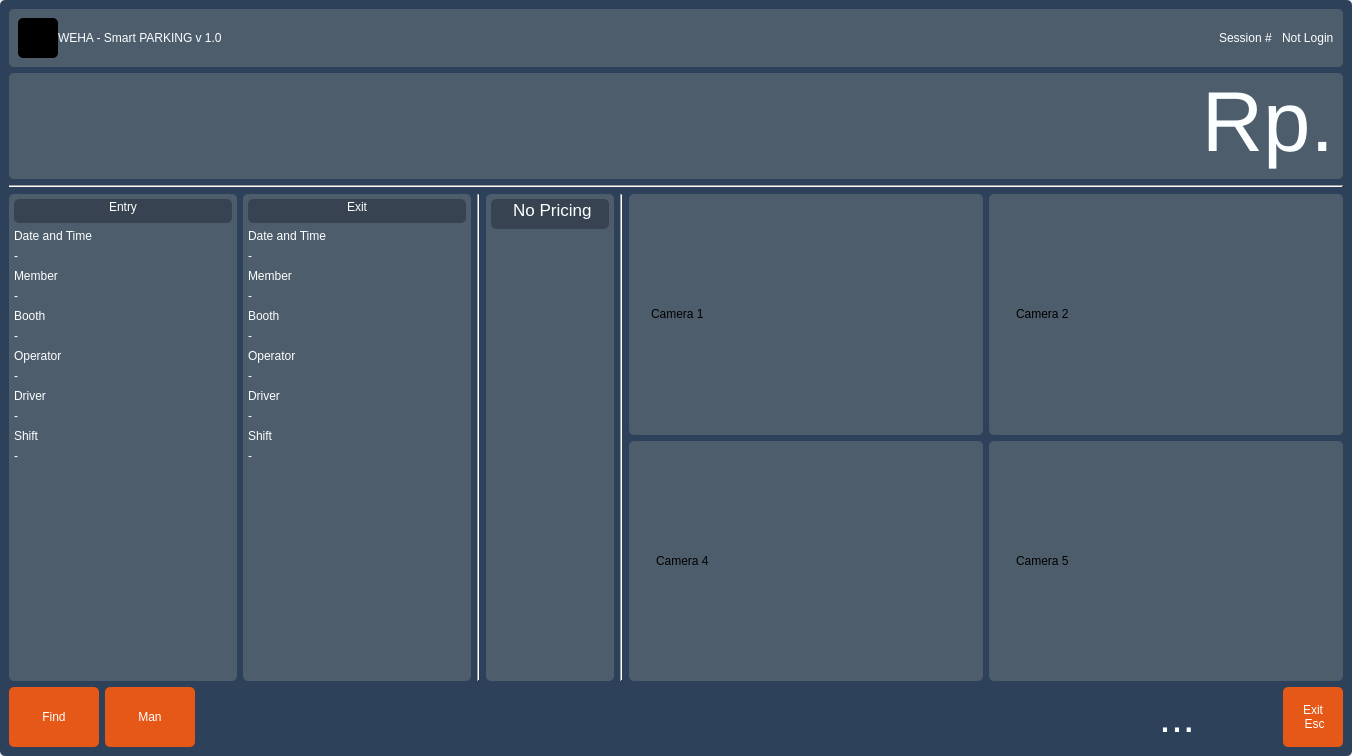
<?xml version="1.0" encoding="UTF-8"?>
<ui version="4.0">
 <class>Form</class>
 <widget class="QWidget" name="Form">
  <property name="geometry">
   <rect>
    <x>0</x>
    <y>0</y>
    <width>1352</width>
    <height>756</height>
   </rect>
  </property>
  <property name="windowTitle">
   <string>Form</string>
  </property>
  <layout class="QHBoxLayout" name="horizontalLayout">
   <property name="leftMargin">
    <number>0</number>
   </property>
   <property name="topMargin">
    <number>0</number>
   </property>
   <property name="rightMargin">
    <number>0</number>
   </property>
   <property name="bottomMargin">
    <number>0</number>
   </property>
   <item>
    <widget class="QFrame" name="MainFrame">
     <property name="styleSheet">
      <string notr="true">QFrame#MainFrame{
	background-color: rgb(45, 65, 90);
	border-radius: 5px;
	border-color: rgb(107, 108, 108);
	border-width: 1px;
	
}
</string>
     </property>
     <property name="frameShape">
      <enum>QFrame::StyledPanel</enum>
     </property>
     <property name="frameShadow">
      <enum>QFrame::Raised</enum>
     </property>
     <layout class="QVBoxLayout" name="verticalLayout_3" stretch="0,0,0,0">
      <item>
       <widget class="QFrame" name="HeaderFrame">
        <property name="styleSheet">
         <string notr="true">QFrame{
	background-color: rgb(78, 93, 108);
	border-radius: 5px;
}
</string>
        </property>
        <layout class="QHBoxLayout" name="horizontalLayout_2" stretch="0,0,1,0,0">
         <property name="spacing">
          <number>0</number>
         </property>
         <item>
          <widget class="QLabel" name="label">
           <property name="minimumSize">
            <size>
             <width>40</width>
             <height>40</height>
            </size>
           </property>
           <property name="maximumSize">
            <size>
             <width>40</width>
             <height>40</height>
            </size>
           </property>
           <property name="styleSheet">
            <string notr="true">background-color: rgb(0,0,0);
color: rgb(255, 255, 255);</string>
           </property>
           <property name="text">
            <string/>
           </property>
           <property name="pixmap">
            <pixmap>../images/mulia.png</pixmap>
           </property>
           <property name="scaledContents">
            <bool>true</bool>
           </property>
          </widget>
         </item>
         <item>
          <widget class="QLabel" name="label_2">
           <property name="styleSheet">
            <string notr="true">QLabel{
	color: rgb(252, 255, 255);
}</string>
           </property>
           <property name="text">
            <string>WEHA - Smart PARKING v 1.0</string>
           </property>
           <property name="margin">
            <number>10</number>
           </property>
          </widget>
         </item>
         <item>
          <widget class="QLabel" name="label_3">
           <property name="styleSheet">
            <string notr="true"/>
           </property>
           <property name="text">
            <string/>
           </property>
          </widget>
         </item>
         <item>
          <widget class="QLabel" name="SessionLabel">
           <property name="styleSheet">
            <string notr="true">QLabel{
	color: rgb(252, 255, 255);
}</string>
           </property>
           <property name="text">
            <string>Session #</string>
           </property>
           <property name="margin">
            <number>10</number>
           </property>
           <property name="indent">
            <number>10</number>
           </property>
          </widget>
         </item>
         <item>
          <widget class="QLabel" name="LoginLabel">
           <property name="styleSheet">
            <string notr="true">QLabel{
	color: rgb(252, 255, 255);
}</string>
           </property>
           <property name="text">
            <string>Not Login</string>
           </property>
           <property name="margin">
            <number>10</number>
           </property>
           <property name="indent">
            <number>10</number>
           </property>
          </widget>
         </item>
        </layout>
       </widget>
      </item>
      <item>
       <widget class="QFrame" name="TransactionFrame">
        <property name="styleSheet">
         <string notr="true">QFrame{
	background-color: rgb(78, 93, 108);
	border-radius: 5px;
}
</string>
        </property>
        <layout class="QVBoxLayout" name="verticalLayout_4">
         <property name="topMargin">
          <number>1</number>
         </property>
         <item>
          <widget class="QLabel" name="ShowLabel">
           <property name="font">
            <font>
             <pointsize>64</pointsize>
            </font>
           </property>
           <property name="layoutDirection">
            <enum>Qt::LeftToRight</enum>
           </property>
           <property name="styleSheet">
            <string notr="true">QLabel{
	color: rgb(252, 255, 255);
}</string>
           </property>
           <property name="text">
            <string>Rp.</string>
           </property>
           <property name="alignment">
            <set>Qt::AlignRight|Qt::AlignTrailing|Qt::AlignVCenter</set>
           </property>
          </widget>
         </item>
        </layout>
       </widget>
      </item>
      <item>
       <layout class="QVBoxLayout" name="BodyLayout" stretch="0,1">
        <property name="topMargin">
         <number>0</number>
        </property>
        <property name="bottomMargin">
         <number>0</number>
        </property>
        <item>
         <widget class="Line" name="line_4">
          <property name="orientation">
           <enum>Qt::Horizontal</enum>
          </property>
         </widget>
        </item>
        <item>
         <layout class="QHBoxLayout" name="horizontalLayout_4" stretch="0,0,0,0,0,1">
          <item>
           <layout class="QVBoxLayout" name="verticalLayout_2" stretch="0">
            <property name="topMargin">
             <number>0</number>
            </property>
            <property name="bottomMargin">
             <number>0</number>
            </property>
            <item>
             <widget class="QFrame" name="verticalFrame">
              <property name="styleSheet">
               <string notr="true">QFrame{
	background-color: rgb(78, 93, 108);
	border-radius: 5px;
}
</string>
              </property>
              <layout class="QVBoxLayout" name="verticalLayout">
               <property name="leftMargin">
                <number>5</number>
               </property>
               <property name="topMargin">
                <number>5</number>
               </property>
               <property name="rightMargin">
                <number>5</number>
               </property>
               <property name="bottomMargin">
                <number>5</number>
               </property>
               <item>
                <widget class="QFrame" name="verticalFrame">
                 <property name="styleSheet">
                  <string notr="true">QFrame{
	background-color: rgb(56, 67, 81);
	border-radius: 5px;
}
</string>
                 </property>
                 <layout class="QVBoxLayout" name="verticalLayout_5">
                  <property name="topMargin">
                   <number>1</number>
                  </property>
                  <item>
                   <widget class="QLabel" name="label_7">
                    <property name="minimumSize">
                     <size>
                      <width>200</width>
                      <height>0</height>
                     </size>
                    </property>
                    <property name="maximumSize">
                     <size>
                      <width>200</width>
                      <height>16777215</height>
                     </size>
                    </property>
                    <property name="styleSheet">
                     <string notr="true">QLabel{
	color: rgb(252, 255, 255);
}</string>
                    </property>
                    <property name="text">
                     <string>Entry</string>
                    </property>
                    <property name="alignment">
                     <set>Qt::AlignCenter</set>
                    </property>
                   </widget>
                  </item>
                 </layout>
                </widget>
               </item>
               <item>
                <widget class="QLabel" name="label_4">
                 <property name="styleSheet">
                  <string notr="true">QLabel{
	color: rgb(252, 255, 255);
}
</string>
                 </property>
                 <property name="text">
                  <string>Date and Time</string>
                 </property>
                </widget>
               </item>
               <item>
                <widget class="QLabel" name="label_8">
                 <property name="styleSheet">
                  <string notr="true">QLabel{
	color: rgb(252, 255, 255);
}
</string>
                 </property>
                 <property name="text">
                  <string>-</string>
                 </property>
                </widget>
               </item>
               <item>
                <widget class="QLabel" name="label_9">
                 <property name="styleSheet">
                  <string notr="true">QLabel{
	color: rgb(252, 255, 255);
}
</string>
                 </property>
                 <property name="text">
                  <string>Member</string>
                 </property>
                </widget>
               </item>
               <item>
                <widget class="QLabel" name="label_10">
                 <property name="styleSheet">
                  <string notr="true">QLabel{
	color: rgb(252, 255, 255);
}
</string>
                 </property>
                 <property name="text">
                  <string>-</string>
                 </property>
                </widget>
               </item>
               <item>
                <widget class="QLabel" name="label_11">
                 <property name="styleSheet">
                  <string notr="true">QLabel{
	color: rgb(252, 255, 255);
}
</string>
                 </property>
                 <property name="text">
                  <string>Booth</string>
                 </property>
                </widget>
               </item>
               <item>
                <widget class="QLabel" name="label_12">
                 <property name="styleSheet">
                  <string notr="true">QLabel{
	color: rgb(252, 255, 255);
}
</string>
                 </property>
                 <property name="text">
                  <string>-</string>
                 </property>
                </widget>
               </item>
               <item>
                <widget class="QLabel" name="label_19">
                 <property name="styleSheet">
                  <string notr="true">QLabel{
	color: rgb(252, 255, 255);
}
</string>
                 </property>
                 <property name="text">
                  <string>Operator</string>
                 </property>
                </widget>
               </item>
               <item>
                <widget class="QLabel" name="label_20">
                 <property name="styleSheet">
                  <string notr="true">QLabel{
	color: rgb(252, 255, 255);
}
</string>
                 </property>
                 <property name="text">
                  <string>-</string>
                 </property>
                </widget>
               </item>
               <item>
                <widget class="QLabel" name="label_14">
                 <property name="styleSheet">
                  <string notr="true">QLabel{
	color: rgb(252, 255, 255);
}
</string>
                 </property>
                 <property name="text">
                  <string>Driver</string>
                 </property>
                </widget>
               </item>
               <item>
                <widget class="QLabel" name="label_15">
                 <property name="styleSheet">
                  <string notr="true">QLabel{
	color: rgb(252, 255, 255);
}
</string>
                 </property>
                 <property name="text">
                  <string>-</string>
                 </property>
                </widget>
               </item>
               <item>
                <widget class="QLabel" name="label_16">
                 <property name="styleSheet">
                  <string notr="true">QLabel{
	color: rgb(252, 255, 255);
}
</string>
                 </property>
                 <property name="text">
                  <string>Shift</string>
                 </property>
                </widget>
               </item>
               <item>
                <widget class="QLabel" name="label_17">
                 <property name="styleSheet">
                  <string notr="true">QLabel{
	color: rgb(252, 255, 255);
}
</string>
                 </property>
                 <property name="text">
                  <string>-</string>
                 </property>
                </widget>
               </item>
               <item>
                <spacer name="verticalSpacer_2">
                 <property name="orientation">
                  <enum>Qt::Vertical</enum>
                 </property>
                 <property name="sizeHint" stdset="0">
                  <size>
                   <width>20</width>
                   <height>40</height>
                  </size>
                 </property>
                </spacer>
               </item>
              </layout>
             </widget>
            </item>
           </layout>
          </item>
          <item>
           <widget class="QFrame" name="verticalFrame">
            <property name="styleSheet">
             <string notr="true">QFrame{
	background-color: rgb(78, 93, 108);
	border-radius: 5px;
}
</string>
            </property>
            <layout class="QVBoxLayout" name="verticalLayout_11">
             <property name="leftMargin">
              <number>5</number>
             </property>
             <property name="topMargin">
              <number>5</number>
             </property>
             <property name="rightMargin">
              <number>5</number>
             </property>
             <property name="bottomMargin">
              <number>5</number>
             </property>
             <item>
              <widget class="QFrame" name="verticalFrame">
               <property name="styleSheet">
                <string notr="true">QFrame{
	background-color: rgb(56, 67, 81);
	border-radius: 5px;
}
</string>
               </property>
               <layout class="QVBoxLayout" name="verticalLayout_12">
                <property name="topMargin">
                 <number>1</number>
                </property>
                <item>
                 <widget class="QLabel" name="label_6">
                  <property name="minimumSize">
                   <size>
                    <width>200</width>
                    <height>0</height>
                   </size>
                  </property>
                  <property name="maximumSize">
                   <size>
                    <width>200</width>
                    <height>16777215</height>
                   </size>
                  </property>
                  <property name="styleSheet">
                   <string notr="true">QLabel{
	color: rgb(252, 255, 255);
}</string>
                  </property>
                  <property name="text">
                   <string>Exit</string>
                  </property>
                  <property name="alignment">
                   <set>Qt::AlignCenter</set>
                  </property>
                 </widget>
                </item>
               </layout>
              </widget>
             </item>
             <item>
              <widget class="QLabel" name="label_23">
               <property name="styleSheet">
                <string notr="true">QLabel{
	color: rgb(252, 255, 255);
}</string>
               </property>
               <property name="text">
                <string>Date and Time</string>
               </property>
              </widget>
             </item>
             <item>
              <widget class="QLabel" name="label_24">
               <property name="styleSheet">
                <string notr="true">QLabel{
	color: rgb(252, 255, 255);
}</string>
               </property>
               <property name="text">
                <string>-</string>
               </property>
              </widget>
             </item>
             <item>
              <widget class="QLabel" name="label_25">
               <property name="styleSheet">
                <string notr="true">QLabel{
	color: rgb(252, 255, 255);
}</string>
               </property>
               <property name="text">
                <string>Member</string>
               </property>
              </widget>
             </item>
             <item>
              <widget class="QLabel" name="label_13">
               <property name="styleSheet">
                <string notr="true">QLabel{
	color: rgb(252, 255, 255);
}</string>
               </property>
               <property name="text">
                <string>-</string>
               </property>
              </widget>
             </item>
             <item>
              <widget class="QLabel" name="label_18">
               <property name="styleSheet">
                <string notr="true">QLabel{
	color: rgb(252, 255, 255);
}</string>
               </property>
               <property name="text">
                <string>Booth</string>
               </property>
              </widget>
             </item>
             <item>
              <widget class="QLabel" name="label_26">
               <property name="styleSheet">
                <string notr="true">QLabel{
	color: rgb(252, 255, 255);
}</string>
               </property>
               <property name="text">
                <string>-</string>
               </property>
              </widget>
             </item>
             <item>
              <widget class="QLabel" name="label_27">
               <property name="styleSheet">
                <string notr="true">QLabel{
	color: rgb(252, 255, 255);
}</string>
               </property>
               <property name="text">
                <string>Operator</string>
               </property>
              </widget>
             </item>
             <item>
              <widget class="QLabel" name="label_28">
               <property name="styleSheet">
                <string notr="true">QLabel{
	color: rgb(252, 255, 255);
}</string>
               </property>
               <property name="text">
                <string>-</string>
               </property>
              </widget>
             </item>
             <item>
              <widget class="QLabel" name="label_29">
               <property name="styleSheet">
                <string notr="true">QLabel{
	color: rgb(252, 255, 255);
}</string>
               </property>
               <property name="text">
                <string>Driver</string>
               </property>
              </widget>
             </item>
             <item>
              <widget class="QLabel" name="label_30">
               <property name="styleSheet">
                <string notr="true">QLabel{
	color: rgb(252, 255, 255);
}</string>
               </property>
               <property name="text">
                <string>-</string>
               </property>
              </widget>
             </item>
             <item>
              <widget class="QLabel" name="label_31">
               <property name="styleSheet">
                <string notr="true">QLabel{
	color: rgb(252, 255, 255);
}</string>
               </property>
               <property name="text">
                <string>Shift</string>
               </property>
              </widget>
             </item>
             <item>
              <widget class="QLabel" name="label_32">
               <property name="styleSheet">
                <string notr="true">QLabel{
	color: rgb(252, 255, 255);
}</string>
               </property>
               <property name="text">
                <string>-</string>
               </property>
              </widget>
             </item>
             <item>
              <spacer name="verticalSpacer_3">
               <property name="orientation">
                <enum>Qt::Vertical</enum>
               </property>
               <property name="sizeHint" stdset="0">
                <size>
                 <width>20</width>
                 <height>40</height>
                </size>
               </property>
              </spacer>
             </item>
            </layout>
           </widget>
          </item>
          <item>
           <widget class="Line" name="line_2">
            <property name="orientation">
             <enum>Qt::Vertical</enum>
            </property>
           </widget>
          </item>
          <item>
           <widget class="QFrame" name="PricingFrame">
            <property name="styleSheet">
             <string notr="true">QFrame{
	background-color: rgb(78, 93, 108);
	border-radius: 5px;
}
</string>
            </property>
            <layout class="QVBoxLayout" name="verticalLayout_7">
             <property name="leftMargin">
              <number>5</number>
             </property>
             <property name="topMargin">
              <number>5</number>
             </property>
             <property name="rightMargin">
              <number>5</number>
             </property>
             <property name="bottomMargin">
              <number>5</number>
             </property>
             <item>
              <widget class="QFrame" name="verticalFrame">
               <property name="styleSheet">
                <string notr="true">QFrame{
	background-color: rgb(56, 67, 81);
	border-radius: 5px;
}
</string>
               </property>
               <layout class="QVBoxLayout" name="verticalLayout_10">
                <property name="topMargin">
                 <number>1</number>
                </property>
                <item>
                 <widget class="QLabel" name="PricingLabel">
                  <property name="minimumSize">
                   <size>
                    <width>100</width>
                    <height>0</height>
                   </size>
                  </property>
                  <property name="maximumSize">
                   <size>
                    <width>100</width>
                    <height>16777215</height>
                   </size>
                  </property>
                  <property name="font">
                   <font>
                    <pointsize>13</pointsize>
                   </font>
                  </property>
                  <property name="styleSheet">
                   <string notr="true">QLabel{
	color: rgb(252, 255, 255);
}</string>
                  </property>
                  <property name="text">
                   <string> No Pricing</string>
                  </property>
                  <property name="alignment">
                   <set>Qt::AlignCenter</set>
                  </property>
                 </widget>
                </item>
               </layout>
              </widget>
             </item>
             <item>
              <spacer name="verticalSpacer">
               <property name="orientation">
                <enum>Qt::Vertical</enum>
               </property>
               <property name="sizeHint" stdset="0">
                <size>
                 <width>20</width>
                 <height>40</height>
                </size>
               </property>
              </spacer>
             </item>
            </layout>
           </widget>
          </item>
          <item>
           <widget class="Line" name="line_3">
            <property name="orientation">
             <enum>Qt::Vertical</enum>
            </property>
           </widget>
          </item>
          <item>
           <layout class="QGridLayout" name="gridLayout">
            <item row="0" column="1">
             <widget class="QFrame" name="horizontalFrame">
              <property name="styleSheet">
               <string notr="true">QFrame{
	background-color: rgb(78, 93, 108);
	border-radius: 5px;
}
</string>
              </property>
              <layout class="QHBoxLayout" name="horizontalLayout_6">
               <item>
                <widget class="QLabel" name="label_5">
                 <property name="minimumSize">
                  <size>
                   <width>300</width>
                   <height>200</height>
                  </size>
                 </property>
                 <property name="maximumSize">
                  <size>
                   <width>300</width>
                   <height>200</height>
                  </size>
                 </property>
                 <property name="text">
                  <string>Camera 2</string>
                 </property>
                </widget>
               </item>
              </layout>
             </widget>
            </item>
            <item row="1" column="0">
             <widget class="QFrame" name="horizontalFrame_2">
              <property name="styleSheet">
               <string notr="true">QFrame{
	background-color: rgb(78, 93, 108);
	border-radius: 5px;
}
</string>
              </property>
              <layout class="QHBoxLayout" name="horizontalLayout_7">
               <item>
                <widget class="QLabel" name="label_21">
                 <property name="minimumSize">
                  <size>
                   <width>300</width>
                   <height>200</height>
                  </size>
                 </property>
                 <property name="maximumSize">
                  <size>
                   <width>300</width>
                   <height>200</height>
                  </size>
                 </property>
                 <property name="text">
                  <string>Camera 4</string>
                 </property>
                </widget>
               </item>
              </layout>
             </widget>
            </item>
            <item row="0" column="0">
             <widget class="QFrame" name="horizontalFrame">
              <property name="styleSheet">
               <string notr="true">QFrame{
	background-color: rgb(78, 93, 108);
	border-radius: 5px;
}
</string>
              </property>
              <layout class="QHBoxLayout" name="horizontalLayout_5">
               <property name="leftMargin">
                <number>0</number>
               </property>
               <item>
                <widget class="QLabel" name="image_label">
                 <property name="minimumSize">
                  <size>
                   <width>300</width>
                   <height>200</height>
                  </size>
                 </property>
                 <property name="maximumSize">
                  <size>
                   <width>300</width>
                   <height>200</height>
                  </size>
                 </property>
                 <property name="text">
                  <string>Camera 1</string>
                 </property>
                </widget>
               </item>
              </layout>
             </widget>
            </item>
            <item row="1" column="1">
             <widget class="QFrame" name="horizontalFrame_3">
              <property name="styleSheet">
               <string notr="true">QFrame{
	background-color: rgb(78, 93, 108);
	border-radius: 5px;
}
</string>
              </property>
              <layout class="QHBoxLayout" name="horizontalLayout_8">
               <item>
                <widget class="QLabel" name="label_22">
                 <property name="minimumSize">
                  <size>
                   <width>300</width>
                   <height>200</height>
                  </size>
                 </property>
                 <property name="maximumSize">
                  <size>
                   <width>300</width>
                   <height>200</height>
                  </size>
                 </property>
                 <property name="text">
                  <string>Camera 5</string>
                 </property>
                </widget>
               </item>
              </layout>
             </widget>
            </item>
           </layout>
          </item>
         </layout>
        </item>
       </layout>
      </item>
      <item>
       <layout class="QHBoxLayout" name="ButtonFrame">
        <item>
         <widget class="QPushButton" name="pushButton">
          <property name="minimumSize">
           <size>
            <width>90</width>
            <height>60</height>
           </size>
          </property>
          <property name="maximumSize">
           <size>
            <width>90</width>
            <height>60</height>
           </size>
          </property>
          <property name="styleSheet">
           <string notr="true">QPushButton{
    color: rgb(255, 255, 255);
	background-color: rgb(229, 88, 23);
    border-radius: 5px;
    padding: 3px;
    padding-left: 5px;
    padding-right: 5px;
}
QPushButton:hover{
    color: rgb(255, 255, 255);
	background-color: rgb(179, 70, 19);
    border-radius: 5px;
    padding: 3px;
    padding-left: 5px;
    padding-right: 5px;
}
QPushButton:pressed{
    color : #31363b;
	background-color:#ffff00;
    border-width: 1px;
    border-color: : #ffff00;
    border-style: solid;
    border-radius: 3;
    padding: 3px;
    padding-left: 5px;
    padding-right: 5px;
}

QPushButton:disabled{
    color: rgb(225, 228, 228);
    background-color:  rgb(255, 255, 255);
    border-radius: 3;
    border: 2px solid rgb(225, 228, 228);
    padding: 3px;
    padding-left: 5px;
    padding-right: 5px;
}</string>
          </property>
          <property name="text">
           <string>Find</string>
          </property>
          <property name="icon">
           <iconset>
            <normaloff>../../../Downloads/Icons/Desktop/Parking/F2.png</normaloff>../../../Downloads/Icons/Desktop/Parking/F2.png</iconset>
          </property>
          <property name="iconSize">
           <size>
            <width>30</width>
            <height>30</height>
           </size>
          </property>
         </widget>
        </item>
        <item>
         <widget class="QPushButton" name="pushButton_2">
          <property name="minimumSize">
           <size>
            <width>90</width>
            <height>60</height>
           </size>
          </property>
          <property name="maximumSize">
           <size>
            <width>90</width>
            <height>60</height>
           </size>
          </property>
          <property name="styleSheet">
           <string notr="true">QPushButton{
    color: rgb(255, 255, 255);
	background-color: rgb(229, 88, 23);
    border-radius: 5px;
    padding: 3px;
    padding-left: 5px;
    padding-right: 5px;
}
QPushButton:hover{
    color: rgb(255, 255, 255);
	background-color: rgb(179, 70, 19);
    border-radius: 5px;
    padding: 3px;
    padding-left: 5px;
    padding-right: 5px;
}
QPushButton:pressed{
    color : #31363b;
	background-color:#ffff00;
    border-width: 1px;
    border-color: : #ffff00;
    border-style: solid;
    border-radius: 3;
    padding: 3px;
    padding-left: 5px;
    padding-right: 5px;
}

QPushButton:disabled{
    color: rgb(225, 228, 228);
    background-color:  rgb(255, 255, 255);
    border-radius: 3;
    border: 2px solid rgb(225, 228, 228);
    padding: 3px;
    padding-left: 5px;
    padding-right: 5px;
}</string>
          </property>
          <property name="text">
           <string>Man</string>
          </property>
          <property name="icon">
           <iconset>
            <normaloff>../../../Downloads/Icons/Desktop/Parking/F3.png</normaloff>../../../Downloads/Icons/Desktop/Parking/F3.png</iconset>
          </property>
          <property name="iconSize">
           <size>
            <width>30</width>
            <height>30</height>
           </size>
          </property>
         </widget>
        </item>
        <item>
         <spacer name="horizontalSpacer">
          <property name="orientation">
           <enum>Qt::Horizontal</enum>
          </property>
          <property name="sizeHint" stdset="0">
           <size>
            <width>40</width>
            <height>20</height>
           </size>
          </property>
         </spacer>
        </item>
        <item>
         <widget class="QLabel" name="CommandLabel">
          <property name="minimumSize">
           <size>
            <width>200</width>
            <height>60</height>
           </size>
          </property>
          <property name="maximumSize">
           <size>
            <width>200</width>
            <height>60</height>
           </size>
          </property>
          <property name="font">
           <font>
            <pointsize>32</pointsize>
           </font>
          </property>
          <property name="styleSheet">
           <string notr="true">QLabel{
	color: rgb(252, 255, 255);
}</string>
          </property>
          <property name="text">
           <string>...</string>
          </property>
          <property name="alignment">
           <set>Qt::AlignCenter</set>
          </property>
         </widget>
        </item>
        <item>
         <widget class="QPushButton" name="ExitButton">
          <property name="minimumSize">
           <size>
            <width>60</width>
            <height>60</height>
           </size>
          </property>
          <property name="maximumSize">
           <size>
            <width>60</width>
            <height>60</height>
           </size>
          </property>
          <property name="styleSheet">
           <string notr="true">QPushButton{
    color: rgb(255, 255, 255);
	background-color: rgb(229, 88, 23);
    border-radius: 5px;
    padding: 3px;
    padding-left: 5px;
    padding-right: 5px;
}
QPushButton:hover{
    color: rgb(255, 255, 255);
	background-color: rgb(179, 70, 19);
    border-radius: 5px;
    padding: 3px;
    padding-left: 5px;
    padding-right: 5px;
}
QPushButton:pressed{
    color : #31363b;
	background-color:#ffff00;
    border-width: 1px;
    border-color: : #ffff00;
    border-style: solid;
    border-radius: 3;
    padding: 3px;
    padding-left: 5px;
    padding-right: 5px;
}

QPushButton:disabled{
    color: rgb(225, 228, 228);
    background-color:  rgb(255, 255, 255);
    border-radius: 3;
    border: 2px solid rgb(225, 228, 228);
    padding: 3px;
    padding-left: 5px;
    padding-right: 5px;
}</string>
          </property>
          <property name="text">
           <string>Exit 
 Esc</string>
          </property>
         </widget>
        </item>
       </layout>
      </item>
     </layout>
    </widget>
   </item>
  </layout>
 </widget>
 <resources/>
 <connections/>
</ui>
